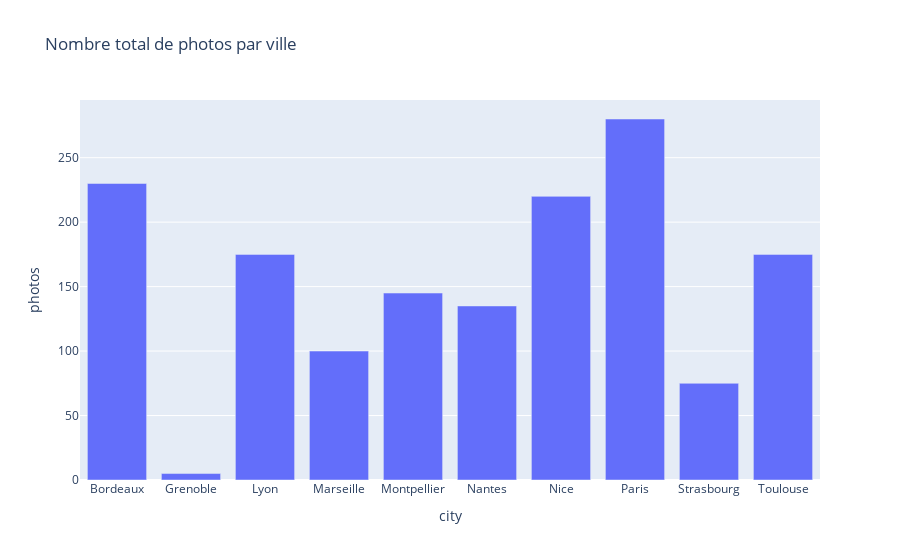
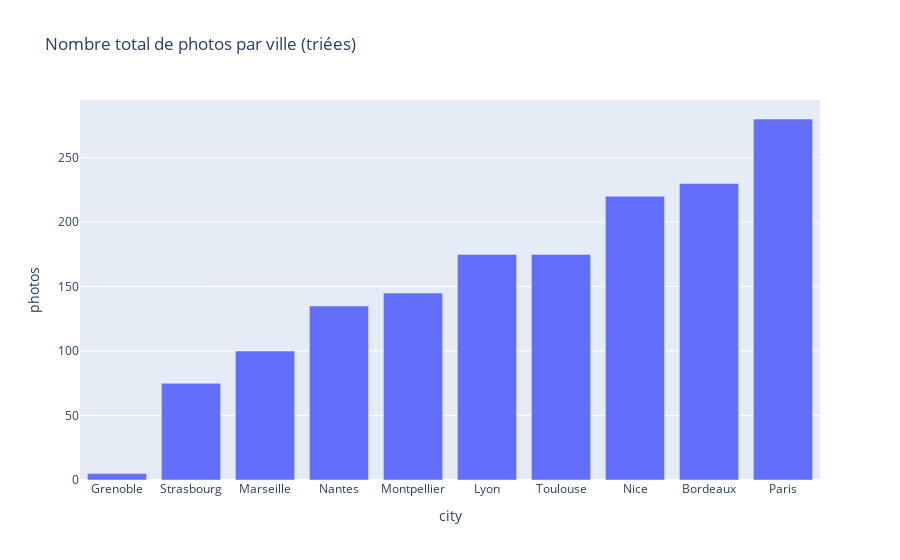

Source (notebook cell) for these figures, in order:
### Code cell
# Write your code here
# Importer plotly.express sous le nom px
import plotly.express as px
import pandas as pd

# - Créer un graphique en barres représentant le total de photos par ville
df = pd.read_csv('clean_travel_data.csv')

# Calculer le total des photos prises par ville (transformation en Series indéxé par city et non DataFrame)
sum_picture_by_city = df.groupby('city')['photos'].sum()

# Transforme type Series en type DataFrame
df_sum = sum_picture_by_city.reset_index()  # Crée un DataFrame avec colonnes 'city' et 'photos' )

fig = px.bar(df_sum, x='city', y='photos', title='Nombre total de photos par ville')

# - Afficher le graphique
fig.show()

# - Trier les villes selon le nombre de photos de manière décroissante
df_sorted = df_sum.sort_values(by='photos', ascending=True)
fig = px.bar(df_sorted, x='city', y='photos', title='Nombre total de photos par ville (triées)')
fig.show()

### Figure 1 — Plotly figure (JSON) as saved in the notebook; plotly's stock layout.template omitted (floating-point values rounded to 4 significant figures)
{"data": [{"hovertemplate": "city=%{x}<br>photos=%{y}<extra></extra>", "legendgroup": "", "marker": {"color": "#636efa", "pattern": {"shape": ""}}, "name": "", "orientation": "v", "showlegend": false, "textposition": "auto", "type": "bar", "x": ["Bordeaux", "Grenoble", "Lyon", "Marseille", "Montpellier", "Nantes", "Nice", "Paris", "Strasbourg", "Toulouse"], "xaxis": "x", "y": [230, 5, 175, 100, 145, 135, 220, 280, 75, 175], "yaxis": "y"}], "layout": {"barmode": "relative", "legend": {"tracegroupgap": 0}, "title": {"text": "Nombre total de photos par ville"}, "xaxis": {"anchor": "y", "domain": [0, 1], "title": {"text": "city"}}, "yaxis": {"anchor": "x", "domain": [0, 1], "title": {"text": "photos"}}}}

### Figure 2 — Plotly figure (JSON) as saved in the notebook; plotly's stock layout.template omitted (floating-point values rounded to 4 significant figures)
{"data": [{"hovertemplate": "city=%{x}<br>photos=%{y}<extra></extra>", "legendgroup": "", "marker": {"color": "#636efa", "pattern": {"shape": ""}}, "name": "", "orientation": "v", "showlegend": false, "textposition": "auto", "type": "bar", "x": ["Grenoble", "Strasbourg", "Marseille", "Nantes", "Montpellier", "Lyon", "Toulouse", "Nice", "Bordeaux", "Paris"], "xaxis": "x", "y": [5, 75, 100, 135, 145, 175, 175, 220, 230, 280], "yaxis": "y"}], "layout": {"barmode": "relative", "legend": {"tracegroupgap": 0}, "title": {"text": "Nombre total de photos par ville (triées)"}, "xaxis": {"anchor": "y", "domain": [0, 1], "title": {"text": "city"}}, "yaxis": {"anchor": "x", "domain": [0, 1], "title": {"text": "photos"}}}}
